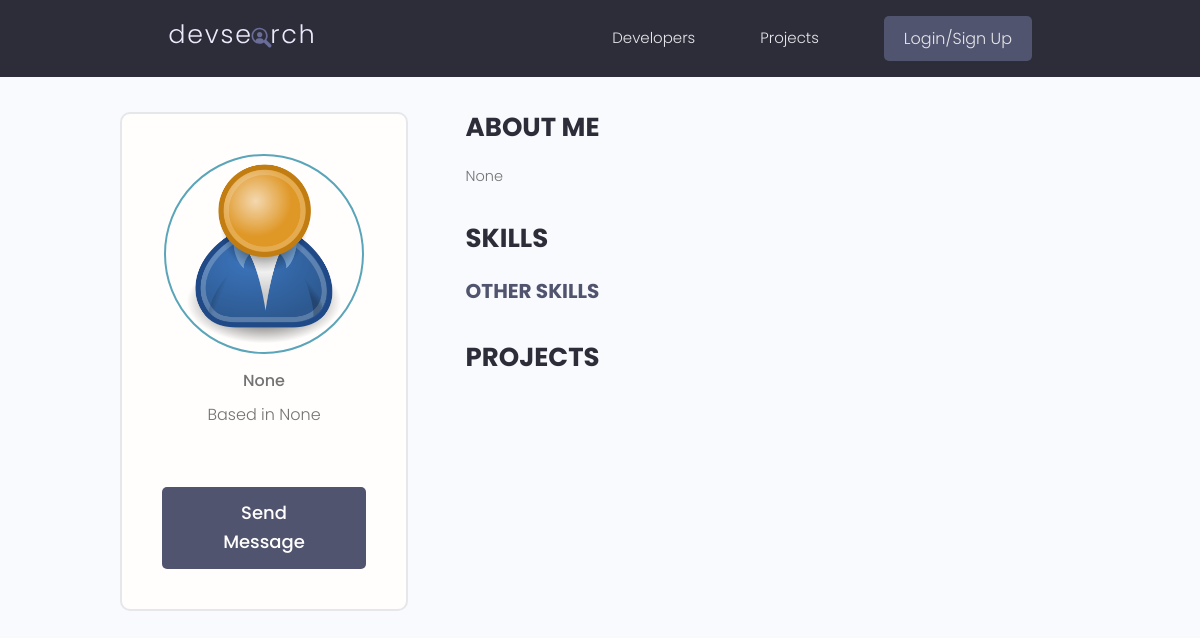
Screenshot of /profile/09a515c22f594ae181ad422c4ef7df23/ with the database file from the repository.
### users/models.py (models this page shows, shortened)
class Profile(models.Model):
    user = models.OneToOneField(
        User, on_delete=models.CASCADE, null=True, blank=True)
    name = models.CharField(max_length=200, blank=True, null=True)
    email = models.EmailField(max_length=500, blank=True, null=True)
    username = models.CharField(max_length=200, blank=True, null=True)
    location = models.CharField(max_length=200, blank=True, null=True)
    short_intro = models.CharField(max_length=200, blank=True, null=True)
    bio = models.TextField(blank=True, null=True)
    profile_image = models.ImageField(
        null=True, blank=True, upload_to='profiles/', default="profiles/user-default.png")
    social_github = models.CharField(max_length=200, blank=True, null=True)
    social_twitter = models.CharField(max_length=200, blank=True, null=True)
    social_linkedin = models.CharField(max_length=200, blank=True, null=True)
    social_youtube = models.CharField(max_length=200, blank=True, null=True)
    social_website = models.CharField(max_length=200, blank=True, null=True)
    created = models.DateTimeField(auto_now_add=True)
    id = models.UUIDField(default=uuid.uuid4, unique=True,
                          primary_key=True, editable=False)
    class Meta:
        ordering = ['created']
    @property
    def imageURL(self):
        try:
            url = self.profile_image.url
        except:
            url = ''
        return url

### users/views.py (the view)
# urls.py: path('profile/<str:pk>/', views.userProfile, name="user-profile"),
def userProfile(request, pk):
    profile = Profile.objects.get(id=pk)
    topSkills = profile.skill_set.exclude(description__exact="")
    otherSkills = profile.skill_set.filter(description="")
    context = {'profile': profile, 'topSkills': topSkills,
               "otherSkills": otherSkills}
    return render(request, 'users/user-profile.html', context)

### users/templates/users/user-profile.html (shortened to what this page needs)
{% extends 'main.html' %}
{% block content %}
<main class="profile my-md">
    <div class="container">
        <div class="layout">
            <div class="column column--1of3">
                <div class="card text-center">
                    <div class="card__body dev">
                        <img class="avatar avatar--xl" src="{{ profile.imageURL }}" />
                        <p class="dev__title">{{profile.short_intro}}</p>
                        <p class="dev__location">Based in {{profile.location}}</p>
                        {% if request.user.profile.id != profile.id %}
                        <a href="{% url 'create-message' profile.id %}" class="btn btn--sub btn--lg">Send Message </a>
                        {% endif %}
                    </div>
                </div>
            </div>
            <div class="column column--2of3">
                <div class="devInfo">
                    <h3 class="devInfo__title">About Me</h3>
                    <p class="devInfo__about">{{profile.bio}}</p>
                </div>
                <div class="devInfo">
                    <h3 class="devInfo__title">Skills</h3>
                    <div class="devInfo__skills">
                        <h3 class="devInfo__subtitle">Other Skills</h3>
                    </div>
                </div>
                <div class="devInfo">
                    <h3 class="devInfo__title">Projects</h3>
                </div>
            </div>
        </div>
    </div>
</main>
{% endblock content %}

### static/styles/app.css (style rules this page uses)
:root { --color-sub: #2d2d39; }
.btn--sub { background-color: var(--color-sub-light); }
.card { border: 2px solid var(--color-light); }
img { width: 100%; }
.profile .card > .dev { padding: 4rem; }
.dev__title { font-size: 1.6rem; font-weight: 500; line-height: 1.3; }
.dev__location { margin-top: 1rem; }
.devInfo { margin-bottom: 3rem; }
.devInfo__title, .devInfo__subtitle { font-size: 2.6rem; color: var(--color-sub); text-transform: uppercase; font-weight: 700; margin-bottom: 1.5rem; }
.devInfo__subtitle { font-size: 2rem; color: var(--color-sub-light); }
.devInfo__about, .devSkill__info { font-size: 1.45rem; line-height: 1.7; text-align: justify; }

### static/uikit/styles/modules/_variables.css (style rules this page uses)
:root { --color-main: #5aa5b9; --color-main-light: #e6faff; --color-sub: #3f4156; --color-sub-light: #51546e; --color-sub-lighter: #ededfd; --color-text: #737373; --color-gray: #8b8b8b; --color-light: #e5e7eb; --color-light-gray: #767676; --color-bg: #f8fafd; --color-white: #fffefd; --color-white-light: #f3f3f3; --color-success: #359e64; --color-success-bg: #def8e8; --color-error: #fc4b0b; --color-error-bg: #fff2ee; --font-base: 'Poppins', arial, helvetica, 'Segoe UI', roboto, ubuntu, sans-serif; --font-monospace: 'Fira Code', 'Courier New', courier, monospace; --font-regular: 300; --font-medium: 500; --font-bold: 700; --generic-shadow: 1px 1px 5px #00000010; --generic-transition: all 0.3s ease-in-out; }

### static/uikit/styles/modules/_base.css (style rules this page uses)
* { margin: 0; padding: 0; box-sizing: border-box; text-rendering: optimizeLegibility; color: inherit; font-size: inherit; }
html { font-size: 50%; }
@media only screen and (min-width: 480px) { html { font-size: 56.25%; } }
@media only screen and (min-width: 1200px) { html { font-size: 62.5%; } }
body { line-height: 1.6; font-weight: 400; font-size: 1.5rem; color: var(--color-text); background-color: var(--color-bg); min-height: 100vh; }

### static/uikit/styles/modules/_typography.css (style rules this page uses)
* { font-family: var(--font-base); }
h3 { font-size: 3.2rem; font-weight: var(--font-medium); }
p, span, strong { font-size: 1.6rem; color: var(--color-text); font-weight: var(--font-regular); }
a { padding-bottom: 2px; text-decoration: none; display: inline-block; color: var(--color-main); font-weight: var(--font-medium); }

### static/uikit/styles/modules/_utilities.css (style rules this page uses)
.container { width: 92%; max-width: 165rem; margin: 0 auto; box-sizing: border-box; }
@media screen and (min-width: 1000px) { .container { width: 90%; } }
@media screen and (min-width: 1200px) { .container { width: 80%; } }
.text-center { text-align: center; }
.my-md { margin: 3rem auto; }

### static/uikit/styles/modules/_avatar.css (style rules this page uses)
.avatar { border-radius: 50%; border: 2px solid var(--color-main); object-fit: cover; }
.avatar--xl { height: 20rem; width: 20rem; }

### static/uikit/styles/modules/_button.css (style rules this page uses)
.btn { display: inline-block; position: relative; cursor: pointer; background-color: var(--color-light); font-weight: var(--font-medium); color: var(--color-sub); text-decoration: none; padding: 1rem 2rem; border-radius: 0.5rem; border: none; width: -webkit-fit-content; width: -moz-fit-content; width: fit-content; height: -webkit-fit-content; height: -moz-fit-content; height: fit-content; font-size: 1.6rem; outline-width: 0; outline-color: transparent; -webkit-backface-visibility: hidden; backface-visibility: hidden; transition: all 0.3s ease-in-out; }
.btn--sub { background-color: var(--color-sub); color: var(--color-white); }
.btn--lg { font-size: 1.8rem; padding: 1.2rem 4.5rem; }

### static/uikit/styles/modules/_card.css (style rules this page uses)
.card { border-radius: 1rem; background-color: var(--color-white); border: 1.5px solid var(--color-light); width: auto; height: auto; margin-top: 0.5rem; margin-bottom: 0.5rem; overflow: hidden; }
.card__body, .card__header { padding: 2rem 2.5rem; }

### static/uikit/styles/modules/_layout.css (style rules this page uses)
.layout { display: flex; flex-flow: row wrap; justify-content: space-between; }
.layout > .column { margin-bottom: 3rem; }
.layout > .column.column--1of3 { flex-basis: 30%; }
.layout > .column.column--2of3 { flex-basis: 64%; }

### rows the page displays
Profile: imageURL (placeholder picture), short_intro "None", location "None", bio "None"
